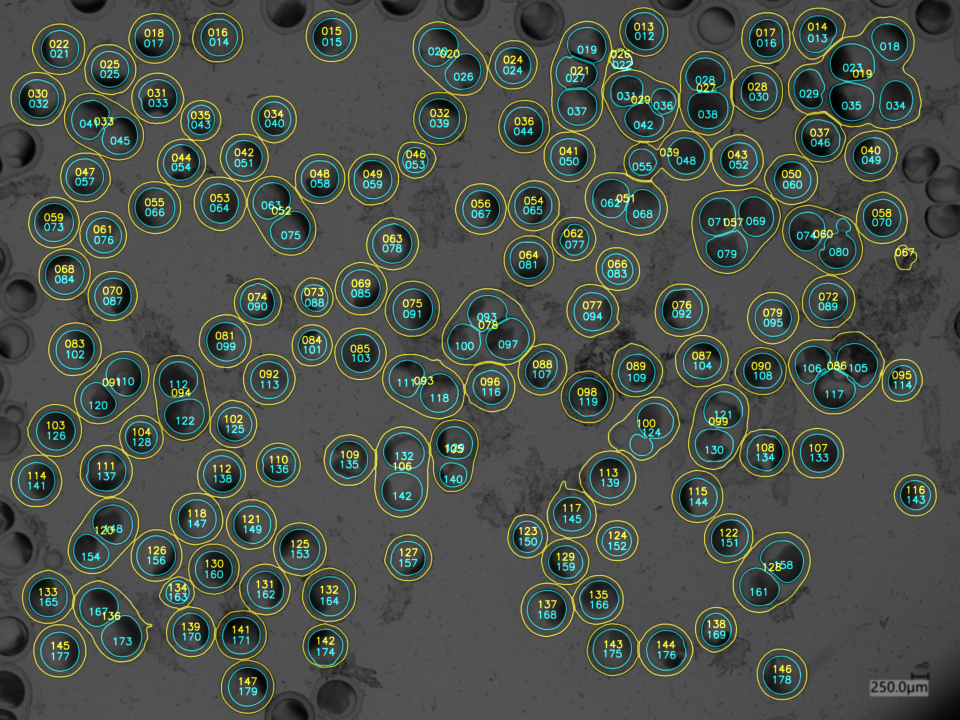
#> input picture data/test/keyence/30.2_18h_000001_display.png, 2880 x 2160 px (shown at 1/3 size); its folder holds only this picture in this run
$ python main_samples.py
#> lines starting #> are read from the running program, lines starting #| are printed output that depends on the picture
### archives/functions.py
#%% Imports -------------------------------------------------------------------

import cv2
import time
import numpy as np
import pandas as pd
from skimage import io
from pathlib import Path
import segmentation_models as sm
from bdtools.patch import extract_patches, merge_patches

# Skimage
from skimage.measure import label
from skimage.filters import gaussian
from skimage.transform import rescale
from skimage.measure import regionprops
from skimage.exposure import adjust_gamma
from skimage.segmentation import watershed, clear_border
from skimage.morphology import disk, binary_erosion, remove_small_objects

# Scipy
from scipy.ndimage import distance_transform_edt

#%% Functions (preprocess) ----------------------------------------------------

def normalize_gcn(img):
    img = img - np.mean(img)
    img = img / np.std(img)
    return img

def normalize_pct(img, min_pct, max_pct):
    pMin = np.percentile(img, min_pct); # print(pMin)
    pMax = np.percentile(img, max_pct); # print(pMax)
    if pMax == 0:
        pMax = np.max(img) # Debug
    np.clip(img, pMin, pMax, out=img)
    img -= pMin
    img /= (pMax - pMin)
    return img

def preprocess_image(img):
    img = gaussian(img, sigma=2, preserve_range=True)
    img = normalize_gcn(img)
    img = normalize_pct(img, 0.01, 99.99)
    return img

# [12 lines left out: function preprocess_mask, not called in this run]

#%% Functions (predict) -------------------------------------------------------

def predict(img, size, overlap, model_name):

    # Define model
    model = sm.Unet(
        'resnet18', # ResNet 18, 34, 50, 101 or 152
        input_shape=(None, None, 1),
        classes=1,
        activation='sigmoid',
        encoder_weights=None,
        )

    # Extract patches
    patches = extract_patches(img, size, overlap)
    patches = np.stack(patches)

    # Load weights & predict (cores)
    model_path = Path(Path.cwd(), model_name.replace("weights_", "weights_cores_"))
    model.load_weights(model_path)
    cProbs = model.predict(patches).squeeze()
    cProbs = merge_patches(cProbs, img.shape, overlap)

    # Load weights & predict (shell)
    model_path = Path(Path.cwd(), model_name.replace("weights_", "weights_shell_"))
    model.load_weights(model_path)
    sProbs = model.predict(patches).squeeze()
    sProbs = merge_patches(sProbs, img.shape, overlap)

    return sProbs, cProbs

#%% Functions (objects) -------------------------------------------------------

# [209 lines left out: functions label_objects, measure_objects, display, not called in this run]

#%% Functions (process) -------------------------------------------------------

def process(path, size, overlap, model_name, rf=1, save=True):

#> called with size = 256, rf = 1, save = False
    print(path.name)

    # Open & preprocess image
    img = io.imread(path).astype("float32")
    img = np.mean(img, axis=2) # RGB to float
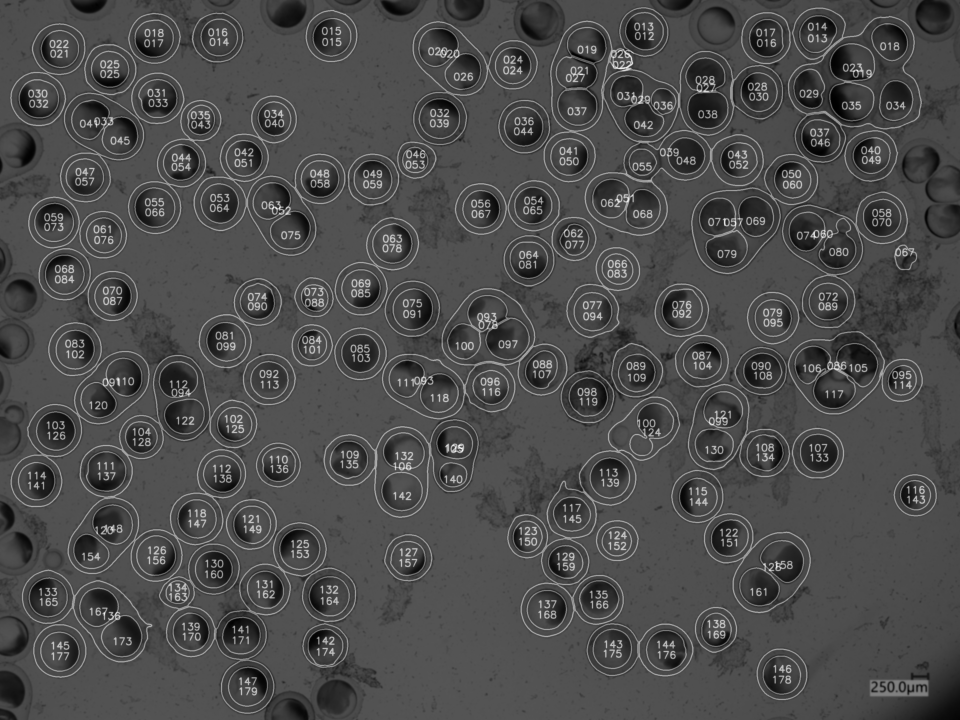
#> img: shape (2160, 2880) float32 (shown at 1/3 size); min 0, max 255, mean 76.4
    img = preprocess_image(img)
#> in normalize_pct, `pMin = np.percentile(img, min_pct);`: pMin = -3.48
#> in normalize_pct, `pMax = np.percentile(img, max_pct);`: pMax = 5.31
#> in normalize_pct, `np.clip(img, pMin, pMax, out=img)`:
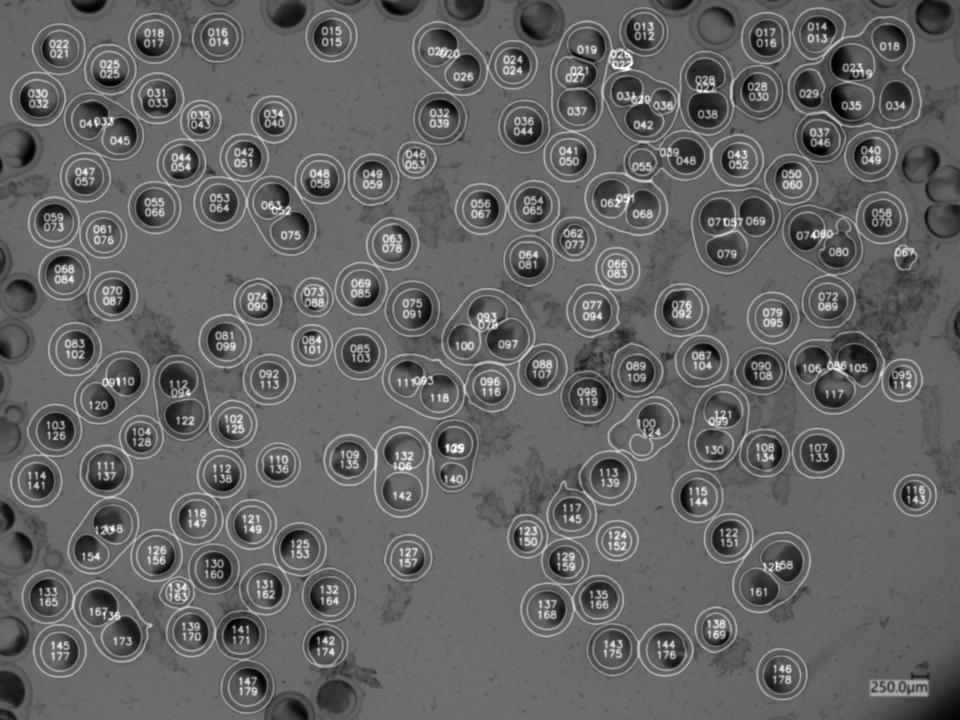
#> img: shape (2160, 2880) float32 (shown at 1/3 size); min -3.48, max 5.31, mean -2.72e-05; drawn with min black and max white

    # Predict (shell & cores)
    sProbs, cProbs = predict(img, size, overlap, model_name)

    # Label objects
    t0 = time.time()
    print(" - label_objects : ", end='')

    sLabels = label_objects(sProbs, thresh1=0.50, thresh2=0.2, rf=rf) # Parameters
    cLabels = label_objects(cProbs, thresh1=0.85, thresh2=0.2, rf=rf) # Parameters
    cLabels[sLabels == 0] = 0

    t1 = time.time()
    print(f"{(t1-t0):<5.2f}s")

    # Measure objects
    t0 = time.time()
    print(" - measure_objects : ", end='')

    sData, cData = measure_objects(sLabels, cLabels, rf=rf)

    t1 = time.time()
    print(f"{(t1-t0):<5.2f}s")

    # Rescale data
    if rf != 1:
        sLabels = rescale(sLabels, 1 / rf, order=0)
        cLabels = rescale(cLabels, 1 / rf, order=0)

    # Measure objects
    t0 = time.time()
    print(" - display : ", end='')

    sDisplay, cDisplay, rgbDisplay = display(img, sLabels, cLabels, sData, cData)

    t1 = time.time()
    print(f"{(t1-t0):<5.2f}s \n")

    # Dataframes
    sData_df, cData_df = pd.DataFrame(sData), pd.DataFrame(cData)

    # Save
    if save:

        # Paths
        sData_df_path = path.with_name(path.stem + "_sData.csv")
        cData_df_path = path.with_name(path.stem + "_cData.csv")
        rgbDisplay_path = path.with_name(path.stem + "_display.png")

        # Dataframes
        sData_df.to_csv(sData_df_path, index=False, float_format='%.3f')
        cData_df.to_csv(cData_df_path, index=False, float_format='%.3f')

        # Display
        io.imsave(rgbDisplay_path, rgbDisplay)

    # Outputs
    outputs = {
        "img"        : img,
        "sProbs"     : sProbs,
        "cProbs"     : cProbs,
        "sLabels"    : sLabels,
        "cLabels"    : cLabels,
        "sData"      : sData,
        "cData"      : cData,
        "sData_df"   : sData_df,
        "cData_df"   : cData_df,
        "sDisplay"   : sDisplay,
        "cDisplay"   : cDisplay,
        "rgbDisplay" : rgbDisplay,
        }

    return outputs

#%% Functions (analyse) -------------------------------------------------------

# [28 lines left out: functions get_paths, merge_df, not called in this run]

### archives/main_samples.py
#%% Imports -------------------------------------------------------------------

from skimage import io
from pathlib import Path

# Functions
from functions import process

#%% Inputs --------------------------------------------------------------------

# Paths
smpl_path = Path("D:\local_CapsSeg\samples\keyence")
img_paths = (
    list(smpl_path.glob("**/*.jpg")) +
    list(smpl_path.glob("**/*.png")) +
    list(smpl_path.glob("**/*.tif"))
    )
model_cores_path = Path(Path.cwd(), "model_cores_edt_512_gamma")
model_shell_path = Path(Path.cwd(), "model_shell_edt_512_gamma")

# Parameters
nImg = 50
rf = 1
overlap = 256

#%% Execute -------------------------------------------------------------------

if __name__ == "__main__":

    for path in img_paths:

#> (the run stopped early here; a loop or call above may not have finished)
